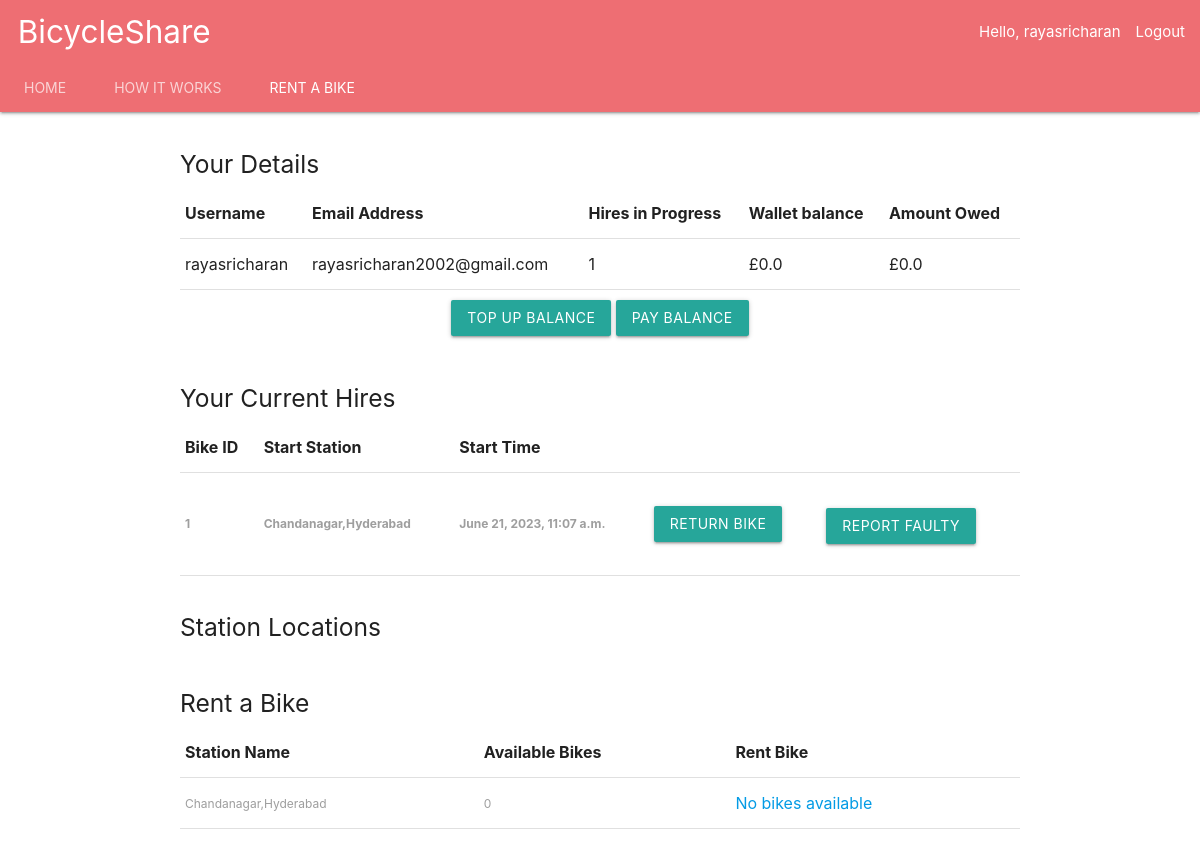
Page /customer/ (signed in) on the committed database.
### account/models.py (models this page shows, shortened)
class Account(AbstractBaseUser):
    username = models.CharField(max_length=30, unique=True)
    email = models.EmailField(verbose_name='email', max_length=60, unique=True)
    date_joined = models.DateTimeField(verbose_name='date joined', auto_now_add=True)
    last_login = models.DateTimeField(verbose_name='last login', auto_now=True)
    role = models.CharField(max_length=10, choices=ROLE_CHOICES, default='Customer')
    is_admin = models.BooleanField(default=False)
    is_active = models.BooleanField(default=True)
    is_staff = models.BooleanField(default=False)
    is_superuser = models.BooleanField(default=False)
    hires_in_progress = models.IntegerField(default=0)
    wallet_balance = models.FloatField(default=0.00)
    amount_owed = models.FloatField(default=0.00)
    USERNAME_FIELD = 'username'
    REQUIRED_FIELDS = ['email']
    objects = MyAccountManager()

### BikeShare/models.py (models this page shows, shortened)
class Order(models.Model):
    bike = models.ForeignKey(Bike, on_delete=models.CASCADE)
    user = models.ForeignKey(settings.AUTH_USER_MODEL, on_delete=models.CASCADE, default=0)
    start_station = models.ForeignKey(Station, on_delete=models.CASCADE, default="", related_name='startstation')
    end_station = models.ForeignKey(Station, on_delete=models.CASCADE, default=None, null=True, blank=True)
    start_time = models.DateTimeField(default=timezone.now)
    check_out_time = models.DateTimeField(default=timezone.now)
    due_amount = models.FloatField(default=0.00)
    fix_amount = models.FloatField(default=0.00)
    is_complete = models.BooleanField(default=False)

class Bike(models.Model):
    in_use = models.BooleanField(default=False)
    is_faulty = models.BooleanField(default=False)
    station = models.ForeignKey(Station, on_delete=models.CASCADE)
    class Meta:
        verbose_name_plural = 'Bikes'

class Station(models.Model):
    station_name = models.CharField(max_length=100, default="")
    station_latitude = models.FloatField(null=True)
    station_longitude = models.FloatField(null=True)
    def __str__(self):
        return self.station_name
    @property
    def number_of_bikes(self):
        available_bikes = self.bike_set.all().filter(in_use=False, is_faulty=False)
        return available_bikes.count()

### BikeShare/views.py (the view)
# urls.py: path('customer/', views.customer_page, name='bikeshare-customer'),
def customer_page(request):
    all_stations = Station.objects.all()
    all_bikes = Bike.objects.all()
    customers_orders = Order.objects.all().filter()
    all_stations_map = serializers.serialize("json", Station.objects.all())
    form = LocationForm()
    context = {
        'all_stations': all_stations,
        'all_bikes': all_bikes,
        'customers_orders': customers_orders,
        'form': form,
        'all_stations_map': all_stations_map}
    return render(request, 'customer_page.html', context=context)

### BikeShare/templates/customer_page.html (shortened to what this page needs)
<head>
</head>
{% extends 'base.html' %}
{% block content %}
    <body>
    <br>
    <h5>Your Details</h5>
    <table align="center">
        <thead>
        <tr>
            <th>Username</th>
            <th>Email Address</th>
            <th>Hires in Progress</th>
            <th>Wallet balance</th>
            <th>Amount Owed</th>
        </tr>
        </thead>
        <tbody>
        <tr>
            <td>{{ request.user.username }}</td>
            <td>{{ request.user.email }}</td>
            <td>{{ request.user.hires_in_progress }}</td>
            <td>£{{ request.user.wallet_balance }}</td>
            <td>£{{ request.user.amount_owed }}</td>
        </tr>
        </tbody>
    </table>
    <div class="container" align="center" style="padding: 10px">
        <button type="button" id="cancel" class="cancelbtn waves-effect waves-light btn"
                onclick="location.href='{% url 'bikeshare:top-up' %}'">Top Up Balance
        </button>
        <button type="button" id="cancel" class="cancelbtn waves-effect waves-light btn"
                onclick="location.href='{% url 'bikeshare:pay-balance' %}'">Pay Balance
        </button>
    </div>
    <br>
    {%  if request.user.hires_in_progress > 0  %}
    <h5>Your Current Hires</h5>
    <table>
        <thead>
        <tr>
            <th>Bike ID</th>
            <th>Start Station</th>
            <th>Start Time</th>
            <th></th>
            <th></th>
        </tr>
        </thead>
        <tbody>
        {% for order in customers_orders %}
            {% if not order.is_complete and order.user.pk == request.user.id %}
                <form action="{% url 'bikeshare:return_bike' order.id%}" method="post">
                    <tr>
                        {% if not order.bike.is_faulty %}
                        <th><label>{{ order.bike.id }}</label></th>
                         {% else %}
                            <th><label>{{ order.bike.id }} (Faulty)</label></th>
                         {% endif %}
                        <th><label> {{ order.start_station }}</label></th>
                        <th><label>{{ order.start_time }}</label></th>
                        <th>
                            <button type="submit" class="cancelbtn waves-effect waves-light btn" name="return_station"
                                    value="">Return Bike
                            </button>
                </form>
                <th><br>
                    {% if not order.bike.is_faulty %}
                    <form action="{% url 'bikeshare:report_faulty' order.id %}" method="post">
                        <button type="submit" class="cancelbtn waves-effect waves-light btn" name="report_faulty"
                                value="">Report Faulty
                        </button>
                    {% endif %}
                    </form>
                </th>
            {% endif %}
        {% endfor %}
        </tbody>
    </table>
    {% endif %}
    <br>
    <h5>Station Locations</h5>
    {% include 'city_map.html' %}
    <br>
    {% if request.user.amount_owed >= 30.00 %}
        <h5>Rent a Bike<a> - Please repay your balance before renting another bike.</a></h5>
    {% elif request.user.hires_in_progress > 3 %}
        <h5>Rent a Bike<a> - Please return one or more bikes before renting another.</a></h5>
    {% else %}
        <h5>Rent a Bike</h5>
    {% endif %}
    <table>
        <thead>
        <tr>
            <th align="center">Station Name</th>
            <th>Available Bikes</th>
            <th>Rent Bike</th>
        </tr>
        </thead>
        <tbody>
        {% for station in all_stations %}
            <form action="{% url 'bikeshare:rent_bike' station.id %}" method="post">
                <tr>
                    <td>
                        <label>{{ station.station_name }} </label>
                    </td>
                    <td>
                        <label>{{ station.number_of_bikes }}</label>
                    </td>
                    <td>
                     {% if request.user.amount_owed >= 30.00 or request.user.hires_in_progress > 3 %}
                        {% if station.number_of_bikes > 0 %}
                            <button type="submit" class="cancelbtn waves-effect waves-light btn" name="user_id"
                                    value="{{ request.user.id }}" disabled>Rent Bike
                            </button>
                        {% else %}
                            <a>No bikes available</a>
                        {% endif %}
                    {% else %}
                    {% if station.number_of_bikes > 0 %}
                            <button type="submit" class="cancelbtn waves-effect waves-light btn" name="user_id"
                                    value="{{ request.user.id }}">Rent Bike
                            </button>
                        {% else %}
                            <a>No bikes available</a>
                        {% endif %}
                    {% endif %}
                    </td>
                </tr>
            </form>
        {% endfor %}
        </tbody>
    </table>
    <br><br>
{% endblock %}

### BikeShare/templates/navbar.html (shortened to what this page needs)
{% block content %}
<body>
 <nav class="nav-extended">
    <div class="nav-wrapper">
      <a href="#" class="brand-logo"> &nbsp; BicycleShare</a>
      <ul id="nav-mobile" class="right hide-on-med-and-down">
          <li>
              {% if request.user.is_authenticated  %}
                  <li class="tab">Hello, {{ request.user.username }}  </li><li> <a href="{% url 'bikeshare:logout' %}">Logout</a></a></li>
            {% else %}
                  <li>   <a href="{% url 'bikeshare:login' %}">Login </li></a><li> <a href="{% url 'bikeshare:signup' %}"> Register</a></li>
        {% endif %}
          </li>
      </ul>
    </div>
    <div class="nav-content">
      <ul class="tabs tabs-transparent">
        <li class="tab"><a href="{% url 'bikeshare:bikeshare-main' %}">Home</a></li>
          <li class="tab"><a href="{% url 'bikeshare:howitworks' %}">How it Works</a></li>
          {% if request.user.is_superuser %}
        <li class="tab"><a class="active" href="{% url 'bikeshare:bikeshare-customer' %}">Rent A Bike</a></li>
          <li class="tab"><a class="active" href="{% url 'bikeshare:bikeshare-operator' %}">Operator's Page</a></li>
         <li class="tab"><a class="active" href="{% url 'bikeshare:bikeshare-manager' %}">Manager's Page</a></li>
        {% elif request.user.role == 'Customer' %}
        <li class="tab"><a class="active" href="{% url 'bikeshare:bikeshare-customer' %}">Rent A Bike</a></li>
          {% elif request.user.role == 'Operator' %}
          <li class="tab"><a class="active" href="{% url 'bikeshare:bikeshare-operator' %}">Operator's Page</a></li>
         {% elif request.user.role == 'Manager' %}
         <li class="tab"><a class="active" href="{% url 'bikeshare:bikeshare-manager' %}">Manager's Page</a></li>
        {% endif %}
      </ul>
    </div>
  </nav>
{% endblock %}

### rows in the picture
Account: user.username "rayasricharan", user.email "rayasricharan2002@gmail.com", user.hires_in_progress "1", user.wallet_balance "0.0", user.amount_owed "0.0"
Order: bike.id "1", start_station "Chandanagar,Hyderabad", start_time "June 21, 2023, 11:07 a.m.", shows "REPORT FAULTY"
Station: station_name "Chandanagar,Hyderabad", number_of_bikes "0", shows "No bikes available"
